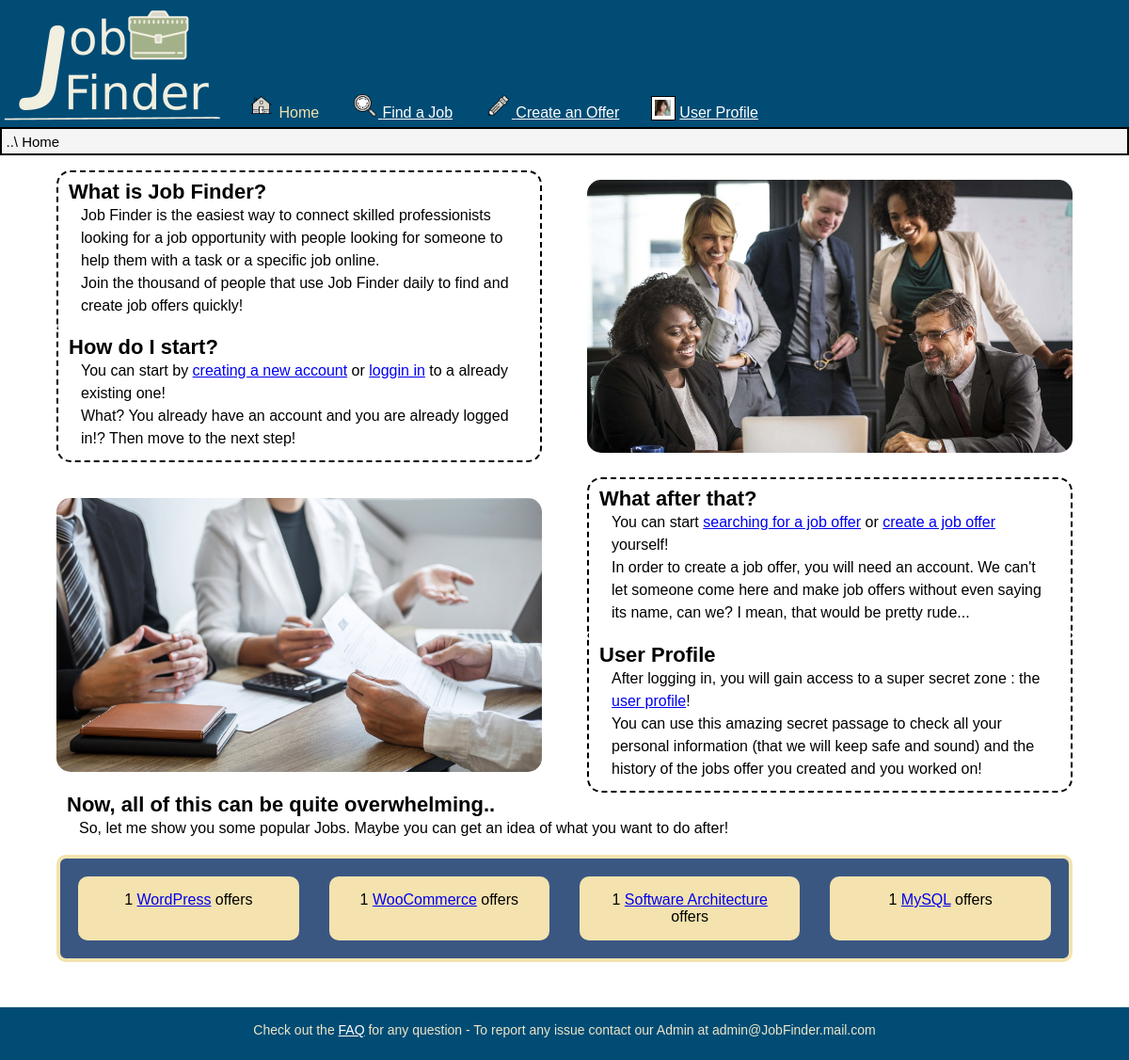
Screenshot of /PHP/Index.php (signed in) with the database file from the repository.
### tables this page shows
CREATE TABLE `tags` (
  `Code_tag` int(10) UNSIGNED NOT NULL,
  `Name` varchar(65) NOT NULL,
  `Category` int(4) DEFAULT NULL
);

### PHP/DBAccess.php (called while the page is built, shortened)
<?php
class DBAccess {
	private $connection;
	public function openDBConnection(){
		$this->connection = mysqli_connect(DBAccess::HOST_DB, DBAccess::USERNAME, DBAccess::PASSWORD, DBAccess::DBNAME);
		if(!$this->connection){
			echo("connessione al DB fallita: ".mysqli_connect_errno());
			return false;
		}
		else
			return true;
	}
  public function getMostPopularJobs() {
    $query='SELECT Name,tags.Code_tag, COUNT(Code_job) AS frequency FROM tags RIGHT JOIN tags_current_jobs ON tags.Code_tag= tags_current_jobs.Code_tag GROUP BY tags.Code_tag ORDER BY frequency DESC LIMIT 4;';
    $queryResult = mysqli_query($this->connection, $query);
    if(mysqli_num_rows($queryResult) == 0)
      return null;
    else {
      $result=array();
      while ($tmp=mysqli_fetch_array($queryResult))
        array_push($result,$tmp);
      return $result;
    }
    return null;
  }
}
?>

### PHP/Index.php (the view, shortened to what this page needs)
<?php
  require_once 'DBAccess.php';
  $url ='..'. DIRECTORY_SEPARATOR .'HTML'. DIRECTORY_SEPARATOR .'Index.html';
  $HTML = file_get_contents($url);
  $HTMLContent='';
  if(isset($_SESSION['user_Username']))
  {
    $HTML = str_replace('<createjob/>','
      <li><a href="CreateJob.php">
      <img src="..'. DIRECTORY_SEPARATOR .'IMG'. DIRECTORY_SEPARATOR .'Icons'. DIRECTORY_SEPARATOR .'write.png" class="icons" alt=""> Create an Offer </a></li>',$HTML);
    $HTMLContent = '<li><a href="Welcome.php">
      <img src="..'. DIRECTORY_SEPARATOR .'IMG'. DIRECTORY_SEPARATOR .'UsrPrfl'. DIRECTORY_SEPARATOR . $_SESSION['user_Icon'] .'" alt="Profile Picture" id="profilepic" class="icons">User Profile</a></li>';
  }
  $DBAccess = new DBAccess();
  $tags = $DBAccess->getMostPopularJobs();
  if($tags)
  {
    $HTMLTags = '<ul id="popularJobsList">';
    foreach( $tags as $T)
    {
      $HTMLTags .= '<li>'.$T["frequency"] .' <a href="findjob.php?tag='.$T["Code_tag"].'">'. $T["Name"] .'</a> offers</li>';
    }
    $HTMLTags .= '</ul>';
    $HTML = str_replace('<popularjobs/>',$HTMLTags,$HTML);
  }
  else
  {
    $HTML = str_replace('<popularjobs/>','There are currently no popular tags available, please check again later',$HTML);
  }
  $HTML = str_replace('<subpage/>',$HTMLContent,$HTML);
  echo $HTML;
?>

### CSS/StyleSheet.css (style rules this page uses)
:root { --background: #ECE5C7; --linksOnBlue: #F4E3AE; --links: #0000EE; --visitedLinks: #800080; --color: #004C75; --subcolor: #3A5782; --content: #fff; --black: #000; --darkWhite: #d1d9e6; --shadow: #999; --correct: #44c244; --error: #d4110b; }
html { width: 100%; background-color: var(--background); }
html, body { min-height: 94vh; }
body { background-color: var(--content); font-family:Tahoma, sans-serif; margin:auto; padding-bottom: 3%; max-width: 1200px; overflow-x: hidden; }
main { padding: 1em; margin-bottom: 1em; }
p { line-height: 1.5em; }
a { color: var(--links) }
header { background-color: var(--color); display: flex; align-items: flex-end; }
header img#Logo { width: 20%; }
header ul { margin:auto; list-style-type: none; margin: 0; padding: 0; }
header ul li { display:inline-block; padding: 0.4em; margin-left: 1em; }
header ul li a:link { margin-bottom: 0.2em; color: var(--content); }
header ul li span { color: var(--linksOnBlue); margin-bottom: 0.2em; }
header img.icons { width:1.5em; height:1.5em; padding-right :0.15em; vertical-align: text-bottom; }
img#profilepic { width: 1.1em; height: 1.1em; padding : 0.2em; background-color: var(--content); border : solid 1px var(--black); vertical-align: text-bottom; margin-right: 0.3em; }
nav.breadcrumb { font-size: 0.9375em; padding: 0.3em; background-color:whitesmoke; border-width: 0em; border: solid 2px var(--black); }
footer { position: fixed; bottom: 0; min-height: 5%; width: 100%; text-align:center; background-color: var(--color); max-width: 1200px; margin: auto; z-index:5; }
footer#footer p { display: inline-block; font-size: 0.875em; color: var(--background); }
footer#footer a:link { color: var(--content); }
img.icons { width: 1.5em; height: 1.5em; display: inline-block; padding: 0.2em; }
main#Home { margin: auto; width: 90%; margin-bottom: 3%; display: grid; column-gap: 3em; grid-template-columns: 1fr 1fr; }
main#Home img { align-self: center; width: 100%; border-radius: 15px; }
img#firstImg { grid-row: 1 / span 2; grid-column: 2; margin-bottom: 1em; justify-self: center; }
div#Intro, div#Account, div#Function, div#UserProf { border-color: #000; border-right: 2px dashed; border-left: 2px dashed; padding-top: 0.5em; padding-bottom: 0.7em; }
div#Intro { grid-row: 1; grid-column: 1; border-top: 2px dashed; border-radius: 15px 15px 0 0; }
div#Account { grid-row: 2; grid-column: 1; border-bottom: 2px dashed; margin-bottom: 1em; border-radius: 0 0 15px 15px; }
div#Function { grid-row: 3; grid-column: 2; border-top: 2px dashed; border-radius: 15px 15px 0 0; }
div#UserProf { grid-row: 4; grid-column: 2; border-bottom: 2px dashed; border-radius: 0 0 15px 15px; }
img#secondImg { grid-row: 3 / span 2; grid-column: 1; justify-self: center; }
div#popularJobs { grid-row: 5; grid-column: 1 / span 2; }
ul#popularJobsList { background-color: var(--subcolor); padding: 0.2em; display: flex; flex-direction: row; border: 4px solid var(--linksOnBlue); border-radius: 10px; }
ul#popularJobsList li { list-style-type: none; text-align: center; width: 80%; margin: 1em; padding: 1em; background-color: var(--linksOnBlue); border-radius: 10px; }
h1.index { text-align:left; padding-left : 0.5em; font-size: 1.375em; display: inline; vertical-align: middle; }
p.subIndex { text-align:left; padding-left: 1.5em; width: 90%; margin: 0%; }
.hiddenHelp { position: absolute; height: 1px; width: 1px; overflow: hidden; }

### CSS/Print.css (style rules this page uses)
html { width: 100%; margin: 0; float: none; font-size: 1em; }
.hiddenHelp { display: none; }
header, header > img { display: none; }
ul#menu, ul#menu img { display: none; }
nav.breadcrumb { display: none; }
footer#footer, footer#footer img { display: none; }
img#firstImg, img#secondImg { width: 25%; display: block; }
h1 { font-size: 1.2em; }

### rows the page displays
tags: frequency "1", Name "WordPress"
tags: frequency "1", Name "WooCommerce"
tags: frequency "1", Name "Software Architecture"
tags: frequency "1", Name "MySQL"
